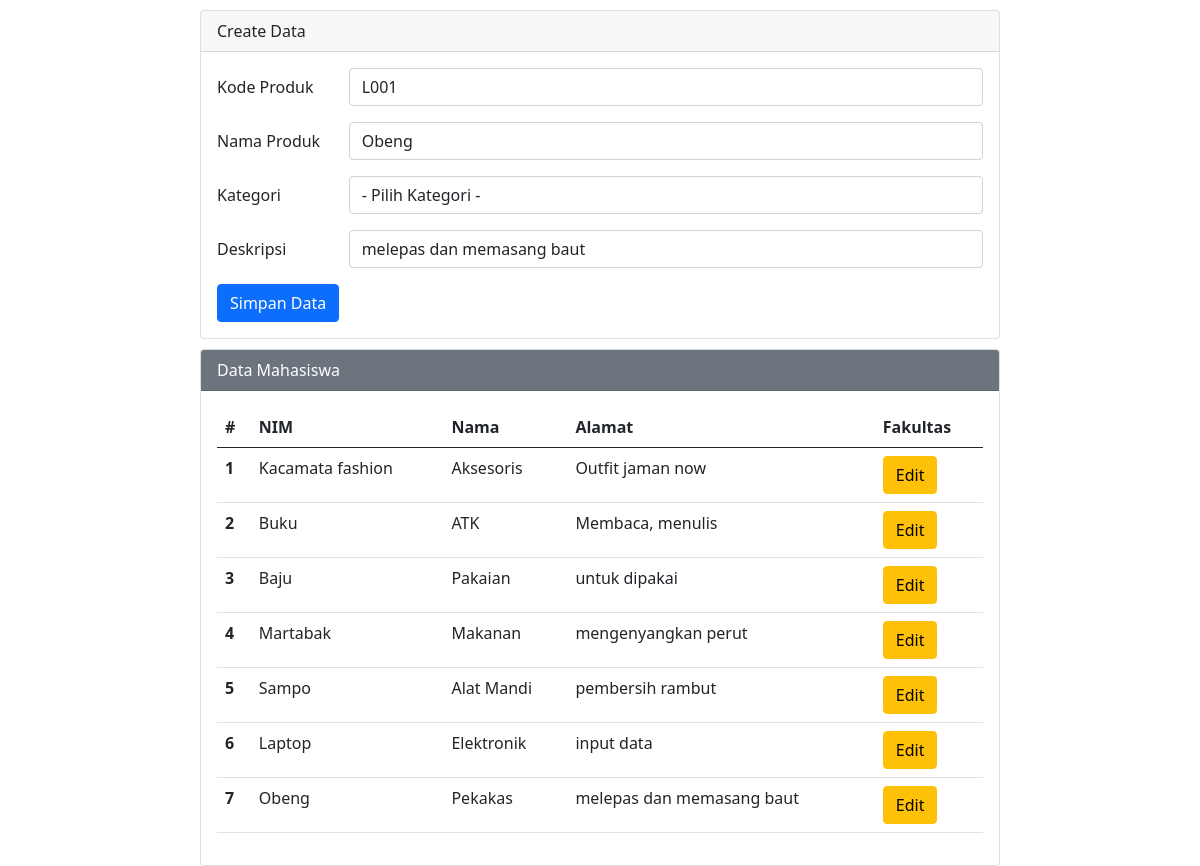
The app's page /editcb.php?op=edit&id=L001 with its own data.
### tables this page shows
CREATE TABLE `tbl_produk` (
  `kode_produk` varchar(11) NOT NULL,
  `nama_produk` varchar(30) NOT NULL,
  `kategori` varchar(30) NOT NULL,
  `deskripsi` text NOT NULL
);

### editcb.php (the view, shortened to what this page needs)
<?php
    include 'koneksi.php';
        $id         = "";
        $nama       = "";
        $deskripsi  = "";
    if (isset($_GET['op'])) {
        $op = $_GET['op'];
    } else {
        $op = "";
    }
    if ($op == 'edit') {
        $id         = $_GET['id'];
        $sql       = "select * from tbl_produk where kode_produk = '$id'";
        $q1         = mysqli_query($koneksi, $sql);
        $r1         = mysqli_fetch_array($q1);
        $id        = $r1['kode_produk'];
        $nama       = $r1['nama_produk'];
        $deskripsi  = $r1['deskripsi'];
    }
?>
<!DOCTYPE html>
<html lang="en">
    <head>
        <link href="https://cdn.jsdelivr.net/npm/bootstrap@5.0.0-beta2/dist/css/bootstrap.min.css" rel="stylesheet">
    </head>
    <body>
        <div class="mx-auto">
            <div class="card">
                <div class="card-header">
                    Create Data
                </div>
                <div class="card-body">
                    <form action="" method="POST">
                        <div class="mb-3 row">
                            <label for="kode" class="col-sm-2 col-form-label">Kode Produk</label>
                            <div class="col-sm-10">
                                <input type="text" class="form-control" id="kode" name="kode" value="<?php echo $id ?>">
                            </div>
                        </div>
                        <div class="mb-3 row">
                            <label for="nama" class="col-sm-2 col-form-label">Nama Produk</label>
                            <div class="col-sm-10">
                                <input type="text" class="form-control" id="nama" name="nama" value="<?php echo $nama ?>">
                            </div>
                        </div>
                        <div class="mb-3 row">
                            <label for="kategori" class="col-sm-2 col-form-label">Kategori</label>
                            <div class="col-sm-10">
                                <select class="form-control" name="kategori" id="kategori">
                                    <option value="">- Pilih Kategori -</option>
                                </select>
                            </div>
                        </div>
                        <div class="mb-3 row">
                            <label for="deskripsi" class="col-sm-2 col-form-label">Deskripsi</label>
                            <div class="col-sm-10">
                                <input type="text" class="form-control" id="deskripsi" name="deskripsi" value="<?php echo $deskripsi ?>">
                            </div>
                        </div>
                        <div class="col-12">
                            <input type="submit" name="simpan" value="Simpan Data" class="btn btn-primary" />
                        </div>
                    </form>
                </div>
            </div>
            <div class="card">
                <div class="card-header text-white bg-secondary">
                    Data Mahasiswa
                </div>
                <div class="card-body">
                    <table class="table">
                        <thead>
                            <tr>
                                <th scope="col">#</th>
                                <th scope="col">NIM</th>
                                <th scope="col">Nama</th>
                                <th scope="col">Alamat</th>
                                <th scope="col">Fakultas</th>
                            </tr>
                        </thead>
                        <tbody>
                            <?php
                                $sql   = "select * from tbl_produk order by kode_produk desc";
                                $q2     = mysqli_query($koneksi, $sql);
                                $urut   = 1;
                                while ($r2 = mysqli_fetch_array($q2)) {
                                    $id         = $r2['kode_produk'];
                                    $nama       = $r2['nama_produk'];
                                    $kategori   = $r2['kategori'];
                                    $deskripsi  = $r2['deskripsi'];
                            ?>
                                <tr>
                                    <th scope="row"><?php echo $urut++ ?></th>
                                    <td scope="row"><?php echo $nama ?></td>
                                    <td scope="row"><?php echo $kategori ?></td>
                                    <td scope="row"><?php echo $deskripsi ?></td>
                                    <td scope="row">
                                        <a href="editcb.php?op=edit&id=<?php echo $id ?>"><button type="button" class="btn btn-warning">Edit</button></a>
                                    </td>
                                </tr>
                            <?php
                                }
                            ?>
                        </tbody>
                    </table>
                </div>
            </div>
        </div>
    </body>
</html>

### editcb.php (style rules this page uses)
.mx-auto { width: 800px }
.card { margin-top: 10px; }

### records on screen
tbl_produk: kode "L001", nama "Obeng", deskripsi "melepas dan memasang baut", nama_produk "Obeng", kategori "Pekakas"
tbl_produk: nama_produk "Kacamata fashion", kategori "Aksesoris", deskripsi "Outfit jaman now"
tbl_produk: nama_produk "Buku", kategori "ATK", deskripsi "Membaca, menulis"
tbl_produk: nama_produk "Baju", kategori "Pakaian", deskripsi "untuk dipakai"
tbl_produk: nama_produk "Martabak", kategori "Makanan", deskripsi "mengenyangkan perut"
tbl_produk: nama_produk "Sampo", kategori "Alat Mandi", deskripsi "pembersih rambut"
tbl_produk: nama_produk "Laptop", kategori "Elektronik", deskripsi "input data"
